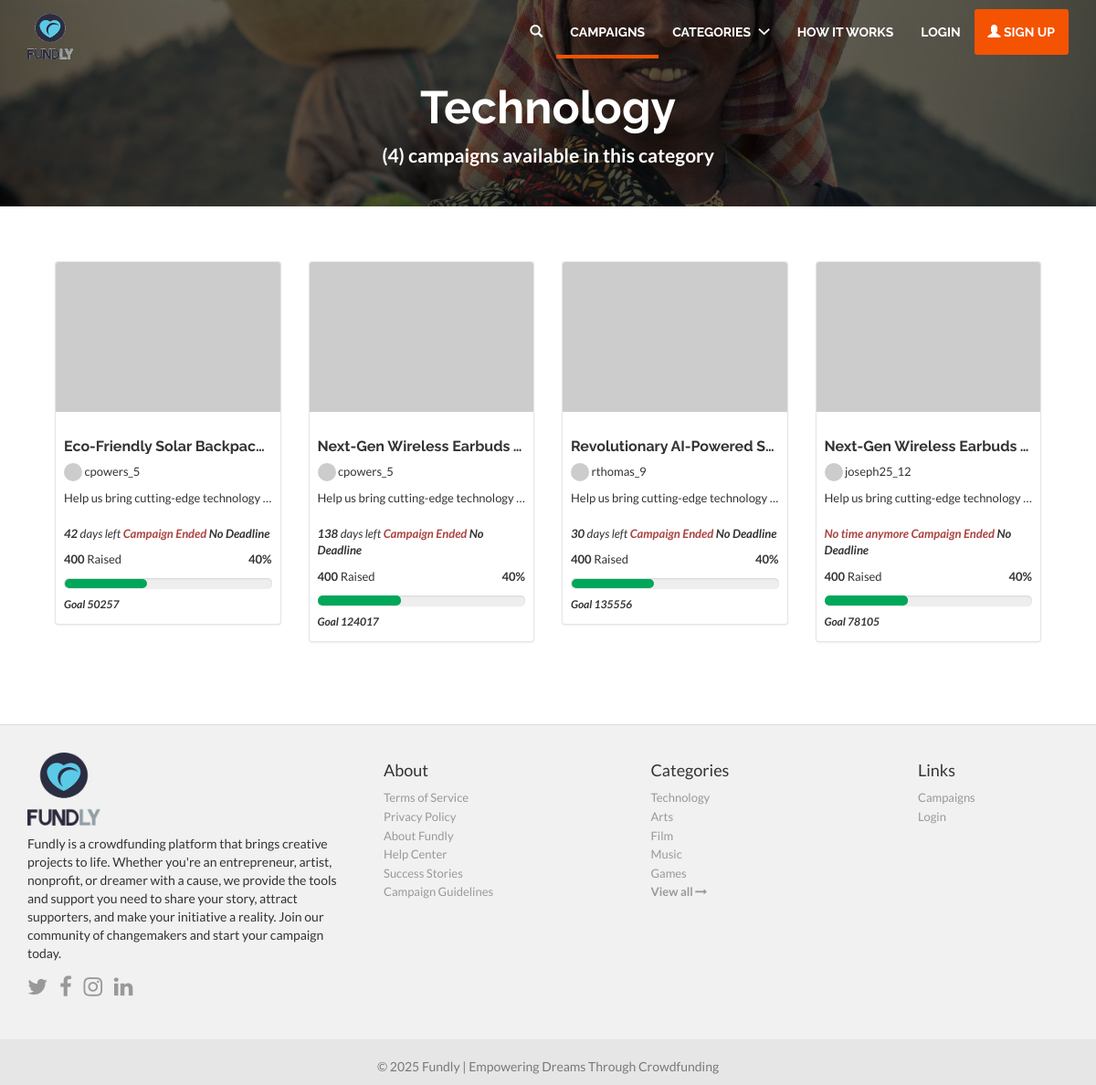
The page /campaigns-by-category/18 on the database as committed earlier.
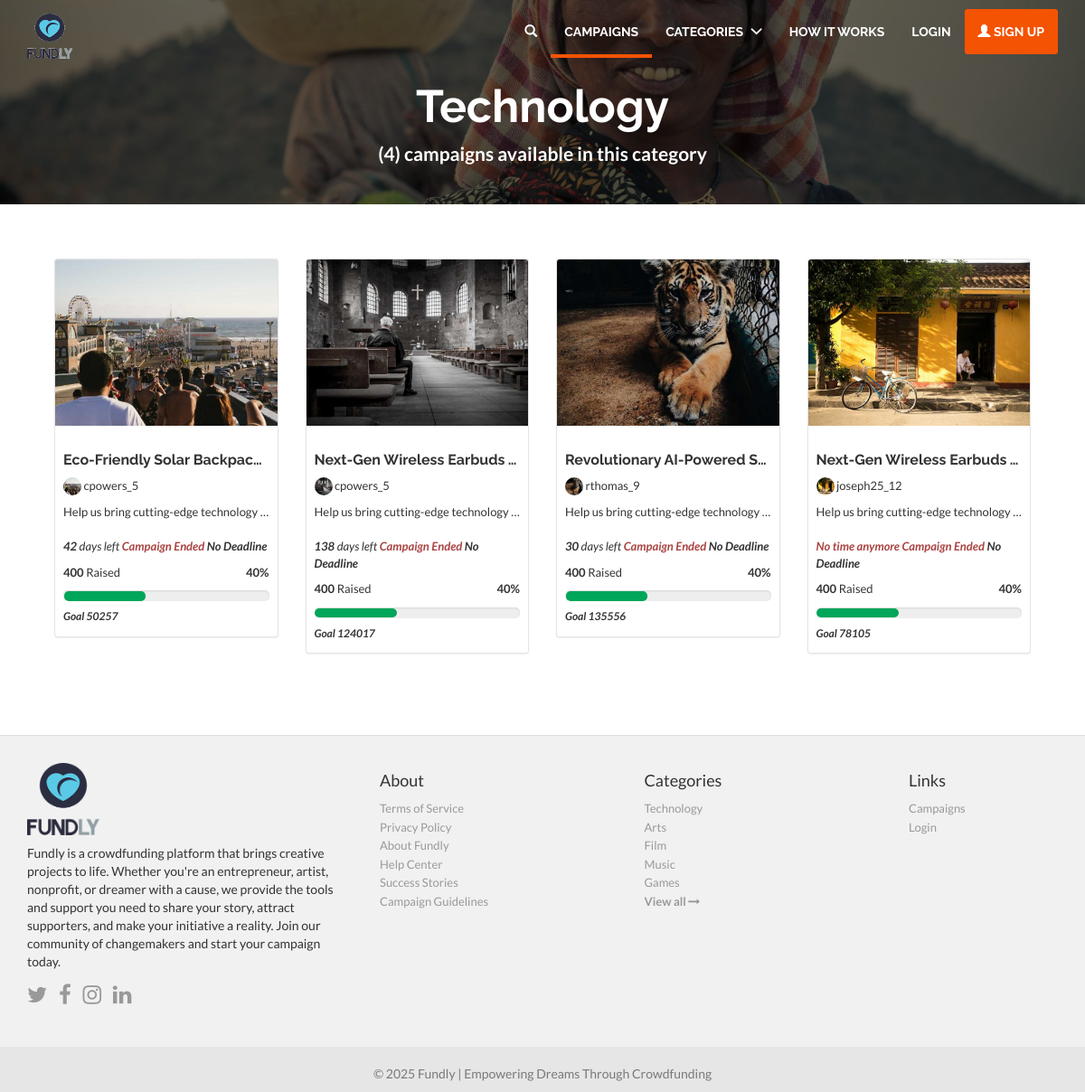
The same page on the database as committed later.
### campaign/models.py (models this page shows, shortened)
class Campaign(models.Model):
    id = models.UUIDField(primary_key=True, default=uuid.uuid4, editable=False)
    title = models.CharField(max_length=255)
    description = models.TextField()
    user = models.ForeignKey(User, on_delete=models.DO_NOTHING)
    category = models.ForeignKey(Category, on_delete=models.CASCADE)
    date = models.DateTimeField(default=now, blank=True)
    status = models.CharField(max_length=20, default="pending")
    image = models.ImageField(upload_to="campaigns")
    goal = models.IntegerField()
    location = models.CharField(max_length=150)
    deadline = models.DateField()
    def image_url(self):
        return self.image.url if self.image else "https://placehold.co/600x400?text=No+Image"
    def days_remaining(self):
        delta = self.deadline - datetime.now().date()
        return delta.days

### accounts/models.py (models this page shows, shortened)
class User(AbstractUser):
    username = models.CharField(
        "username",
        max_length=50,
        unique=True,
        help_text="Required. 50 characters or fewer. Letters, digits and @/./+/-/_ only.",
        error_messages={
            "unique": "A user with this username already exists.",
        },
    )
    email = models.EmailField(
        unique=True,
        blank=False,
        error_messages={
            "unique": "A user with this email already exists.",
        },
    )
    status = models.CharField(max_length=20, default="active")
    avatar = models.ImageField(upload_to="avatars/", null=True, blank=True)
    country = models.ForeignKey(Country, on_delete=models.SET_NULL, null=True)
    USERNAME_FIELD = "email"
    REQUIRED_FIELDS = ["username"]

### core/views.py (the view)
# urls.py: path('campaigns-by-category/<int:pk>', CampaignsByCategoryView.as_view(), name="campaigns-by-category"),
class CampaignsByCategoryView(DetailView):
    model = Category
    template_name = "campaigns/campaigns-by-category.html"
    context_object_name = "category"
    object = None

### core/context_processors.py (called while the page is built)
def categories(request):
    cats = Category.objects.prefetch_related("campaign_set").all()[:5]
    return {'categories': cats}

### templates/campaigns/campaigns-by-category.html (shortened to what this page needs)
{% extends 'base.html' %}
{% block content %}
    <div class="jumbotron md index-header jumbotron_set jumbotron-cover">
        <div class="container wrap-jumbotron position-relative">
            <h2 class="title-site">{{ category.name }}</h2>
            <p class="subtitle-site"><strong>({{ category.campaign_set.count }}) campaigns available in this category</strong></p>
        </div>
    </div>
    <div class="container margin-bottom-40">
        <div class="col-md-12 margin-top-20 margin-bottom-20">
            {% if category.campaign_set.count > 0 %}
                {% for campaign in category.campaign_set.all %}
                    {% include 'includes/campaign.html' %}
                {% endfor %}
            {% endif %}
        </div>
    </div>
{% endblock %}

### templates/includes/campaign.html (shortened to what this page needs)
<div class="col-xs-12 col-sm-6 col-md-3 col-thumb">
    <div class="thumbnail padding-top-zero">
        <a class="position-relative btn-block img-grid" href="#">
            <img title="{{ campaign.title }}" src="{{ campaign.image_url }}" class="image-url img-responsive btn-block radius-image"/>
        </a>
        <div class="caption">
            <h1 class="title-campaigns font-default">
                <a title="{{ campaign.title }}" class="item-link" href="{% url 'campaign:campaign-detail' campaign.id %}">
                    {{ campaign.title }}
                </a>
            </h1>
            <p class="desc-campaigns">
                {% if campaign.user %}
                    <img src="{{ campaign.image_url }}" width="20" height="20" class="img-circle avatar-campaign"/> {{ campaign.user.username }}
                {% else %}
                    <img src="" width="20" height="20" class="img-circle avatar-campaign"/> User not available
                {% endif %}
            </p>
            <p class="desc-campaigns text-overflow">
                {{ campaign.description.strip|safe }}
            </p>
            <p class="desc-campaigns">
              <span class="stats-campaigns margin-bottom-zero">
                <em>
                  {% if campaign.deadline %}
                      {% if campaign.days_remaining > 0 %}
                          <strong>{{ campaign.days_remaining }}</strong> days left
                      {% elif campaign.days_remaining == 0 %}
                          <strong>Last Day</strong>
                      {% else %}
                          <strong class="text-danger">No time anymore</strong>
                      {% endif %}
                  {% endif %}
                    <strong class="text-danger">Campaign Ended</strong>
                    <strong>No Deadline</strong>
                </em>
              </span>
                <span class="stats-campaigns">
                    <span class="pull-left">
                        <strong>400</strong>
                        Raised
                    </span>
                    <span class="pull-right">
                        <strong>40%</strong>
                    </span>
                </span>
                <span class="progress">
                    <span class="percentage" style="width: 40%" aria-valuemin="0" aria-valuemax="100" role="progressbar"></span>
                </span>
            </p>
            <h6 class="margin-bottom-zero">
                <em><strong>Goal {{ campaign.goal }}</strong></em>
            </h6>
        </div>
    </div>
</div>

Rows that differ between the two databases and show on the page:
changed Campaign "Eco-Friendly Solar Backpac…": image_url: picture added in place of a placeholder
changed Campaign (number 2 of 4 on the later page): image_url: picture added in place of a placeholder
changed Campaign "Revolutionary AI-Powered S…": image_url: picture added in place of a placeholder
changed Campaign "joseph25_12": image_url: picture added in place of a placeholder
